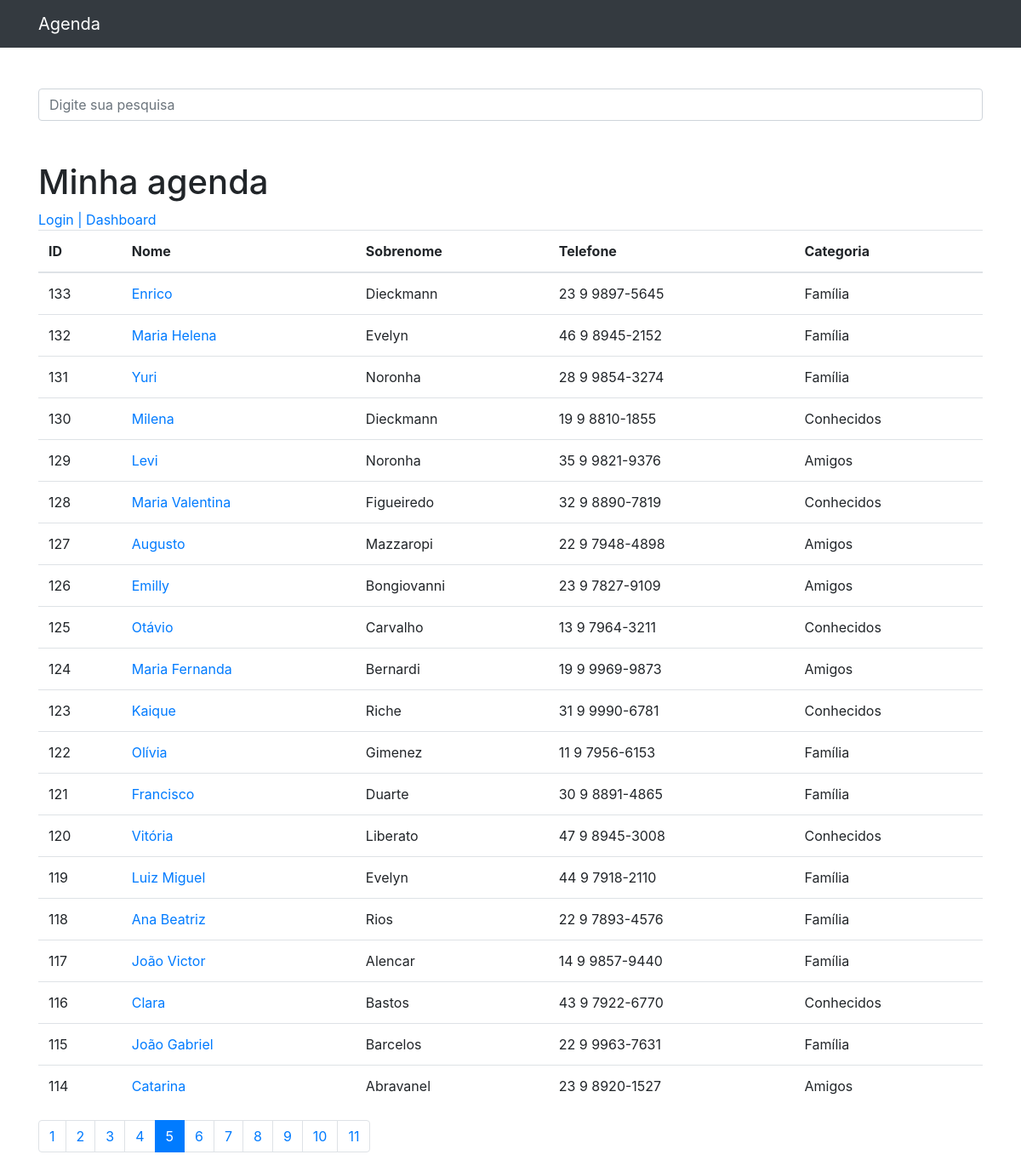
The app's page /?p=5&termo= with its own data.
### contatos/models.py (models this page shows, shortened)
class Contato(models.Model):
    nome = models.CharField(max_length=150)
    sobrenome = models.CharField(max_length=255, blank=True)
    telefone = models.CharField(max_length=255)
    email = models.CharField(max_length=255, blank=True)
    data_criacao = models.DateTimeField(default=timezone.now)
    descricao = models.TextField(blank=True)
    categoria = models.ForeignKey(Categoria, on_delete=models.DO_NOTHING)
    mostrar = models.BooleanField(default=True)
    foto = models.ImageField(blank=True, upload_to='fotos/%Y/%m/')

class Categoria(models.Model):
    nome = models.CharField(max_length=255)
    def __str__(self):
        return self.nome

### contatos/views.py (the view)
# urls.py: path('', views.index, name='index'),
def index(request):
    contatos = Contato.objects.order_by('-id').filter(
        mostrar=True
    )
    paginator = Paginator(contatos, 20)
    page = request.GET.get('p')
    contatos = paginator.get_page(page)
    return render(request, 'contatos/index.html', {
        'contatos': contatos
    })

### contatos/templates/contatos/index.html
{% extends 'base.html' %}
{%block conteudo%}
    <h1 class="mt-5">Minha agenda</h1>
<a href="{% url 'login' %}">Login | </a>
<a href="{% url 'dashboard' %}">Dashboard</a>
    <table class="table">
      <thead>
        <tr>
          <th>ID</th>
          <th>Nome</th>
          <th>Sobrenome</th>
          <th>Telefone</th>
          <th>Categoria</th>
        </tr>
      </thead>
      <tbody>
        {% for contato in contatos %}
          <tr>
            <td>{{ contato.id }}</td>
            <td>
              <a href="{% url 'ver_contato' contato.id %}">{{ contato.nome }}</a>
            </td>
            <td>{{ contato.sobrenome }}</td>
            <td>{{ contato.telefone }}</td>
            <td>{{ contato.categoria }}</td>
          </tr>
        {% endfor %}
      </tbody>
    </table>
<nav aria-label="Page navigation example">
  <ul class="pagination">
    {% for pagina in contatos.paginator.page_range %}
      {% if contatos.number == pagina %}
        <li class="page-item active">
          <a class="page-link" href="?p={{ pagina }}&termo={{ request.GET.termo }}">{{pagina}}</a>
        </li>
      {% else %}
        <li class="page-item">
          <a class="page-link" href="?p={{ pagina }}&termo={{ request.GET.termo }}">{{pagina}}</a>
        </li>
      {% endif %}
    {% endfor %}
  </ul>
</nav>
{%endblock%}

### records on screen
Contato: id "133", nome "Enrico", sobrenome "Dieckmann", telefone "23 9 9897-5645", categoria "Família"
Contato: id "132", nome "Maria Helena", sobrenome "Evelyn", telefone "46 9 8945-2152", categoria "Família"
Contato: id "131", nome "Yuri", sobrenome "Noronha", telefone "28 9 9854-3274", categoria "Família"
Contato: id "130", nome "Milena", sobrenome "Dieckmann", telefone "19 9 8810-1855", categoria "Conhecidos"
Contato: id "129", nome "Levi", sobrenome "Noronha", telefone "35 9 9821-9376", categoria "Amigos"
Contato: id "128", nome "Maria Valentina", sobrenome "Figueiredo", telefone "32 9 8890-7819", categoria "Conhecidos"
Contato: id "127", nome "Augusto", sobrenome "Mazzaropi", telefone "22 9 7948-4898", categoria "Amigos"
Contato: id "126", nome "Emilly", sobrenome "Bongiovanni", telefone "23 9 7827-9109", categoria "Amigos"
Contato: id "125", nome "Otávio", sobrenome "Carvalho", telefone "13 9 7964-3211", categoria "Conhecidos"
Contato: id "124", nome "Maria Fernanda", sobrenome "Bernardi", telefone "19 9 9969-9873", categoria "Amigos"
Contato: id "123", nome "Kaique", sobrenome "Riche", telefone "31 9 9990-6781", categoria "Conhecidos"
Contato: id "122", nome "Olívia", sobrenome "Gimenez", telefone "11 9 7956-6153", categoria "Família"
Contato: id "121", nome "Francisco", sobrenome "Duarte", telefone "30 9 8891-4865", categoria "Família"
Contato: id "120", nome "Vitória", sobrenome "Liberato", telefone "47 9 8945-3008", categoria "Conhecidos"
Contato: id "119", nome "Luiz Miguel", sobrenome "Evelyn", telefone "44 9 7918-2110", categoria "Família"
Contato: id "118", nome "Ana Beatriz", sobrenome "Rios", telefone "22 9 7893-4576", categoria "Família"
Contato: id "117", nome "João Victor", sobrenome "Alencar", telefone "14 9 9857-9440", categoria "Família"
Contato: id "116", nome "Clara", sobrenome "Bastos", telefone "43 9 7922-6770", categoria "Conhecidos"
Contato: id "115", nome "João Gabriel", sobrenome "Barcelos", telefone "22 9 9963-7631", categoria "Família"
Contato: id "114", nome "Catarina", sobrenome "Abravanel", telefone "23 9 8920-1527", categoria "Amigos"

### other values on screen
{{ pagina }} "1" "2" "3" "4" "6" "7" "8" "9" "10" "11"
{{ pagina }} "5"
